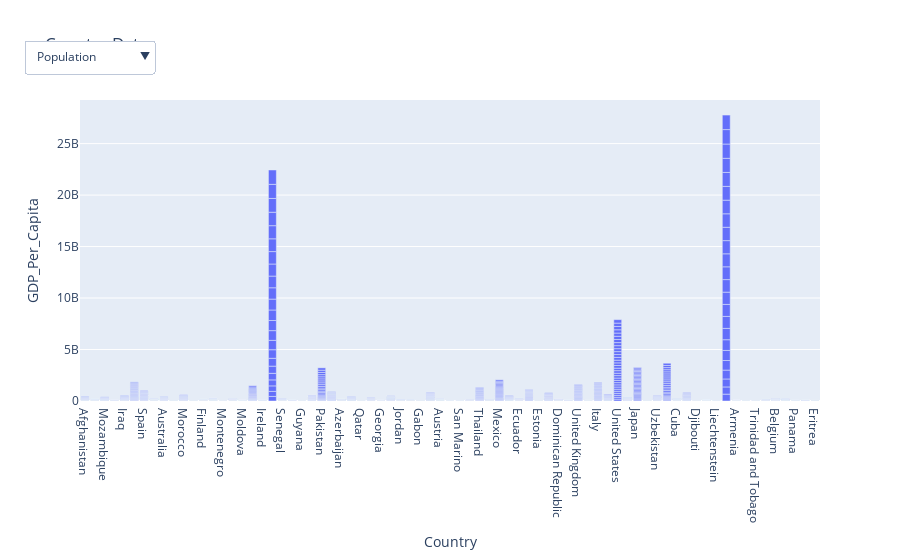

Notebook cell for this chart:
### Code cell
import plotly.graph_objs as go

# Create the dropdown menu options
options = [{'label': 'Population', 'value': 'Population'},
           {'label': 'GDP', 'value': 'GDP'},
           {'label': 'GDP_Per_Capita', 'value': 'GDP_Per_Capita'}]

# Define the data for the initial bar chart (using GDP_Per_Capita as default)
data = [go.Bar(x=df['Country_Name'], y=df['Population'])]

# Define the layout
layout = go.Layout(title='Country Data', xaxis_title='Country', yaxis_title='GDP_Per_Capita')

# Define the figure
fig = go.Figure(data=data, layout=layout)

# Define the dropdown menu
dropdown = go.layout.Updatemenu(
    buttons=list([
        dict(
            args=[{'y': [df['Population']]}],
            label='Population',
            method='update'
        ),
        dict(
            args=[{'y': [df['GDP']]}],
            label='GDP',
            method='update'
        ),
        dict(
            args=[{'y': [df['GDP_Per_Capita']]}],
            label='GDP_Per_Capita',
            method='update'
        )
        
    ]),
    direction='down',
    showactive=True,
    x=0.1,
    y=1.2
)

# Add the dropdown menu to the layout
fig.update_layout(showlegend=False, updatemenus=[dropdown])

# Display the figure
fig.show()

### Figure 1 — Plotly figure (JSON) as saved in the notebook; plotly's stock layout.template omitted (floating-point values rounded to 4 significant figures; data arrays with more than 128 entries replaced by an {"elided": "..."} marker saying what was removed)
{"data": [{"type": "bar", "x": {"elided": "1808 str values"}, "y": {"elided": "1808 int values"}}], "layout": {"showlegend": false, "title": {"text": "Country Data"}, "updatemenus": [{"buttons": [{"args": [{"y": {"elided": "1x1808 int values"}}], "label": "Population", "method": "update"}, {"args": [{"y": {"elided": "1x1808 float values"}}], "label": "GDP", "method": "update"}, {"args": [{"y": {"elided": "1x1808 float values"}}], "label": "GDP_Per_Capita", "method": "update"}], "direction": "down", "showactive": true, "x": 0.1, "y": 1.2}], "xaxis": {"title": {"text": "Country"}}, "yaxis": {"title": {"text": "GDP_Per_Capita"}}}}
